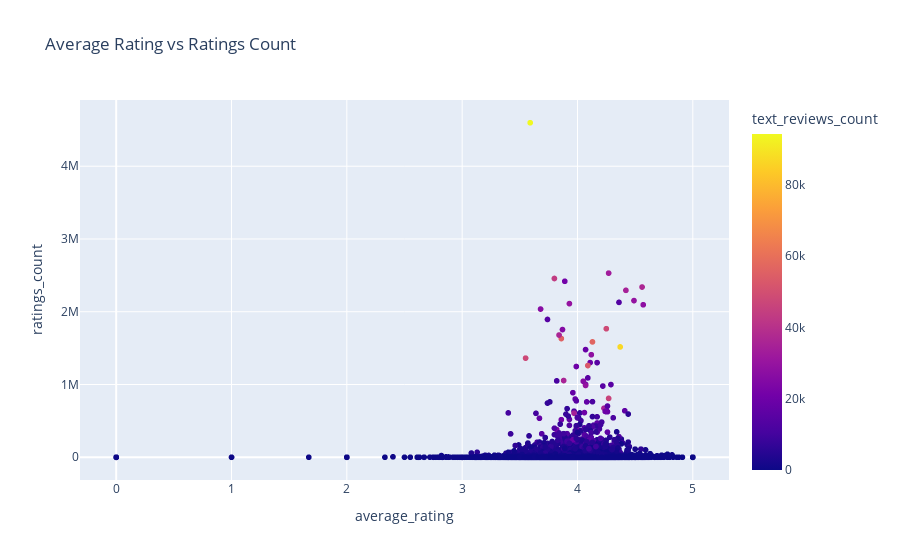

The cell this chart's notebook holds for it:
### Code cell
px.scatter(data_frame=books,x='average_rating',y='ratings_count',color='text_reviews_count',title='Average Rating vs Ratings Count')

### Figure 1 — Plotly figure (JSON) as saved in the notebook; plotly's stock layout.template omitted (floating-point values rounded to 4 significant figures; data arrays with more than 128 entries replaced by an {"elided": "..."} marker saying what was removed)
{"data": [{"hovertemplate": "average_rating=%{x}<br>ratings_count=%{y}<br>text_reviews_count=%{marker.color}<extra></extra>", "legendgroup": "", "marker": {"color": {"elided": "11127 int values"}, "coloraxis": "coloraxis", "symbol": "circle"}, "mode": "markers", "name": "", "showlegend": false, "type": "scattergl", "x": {"elided": "11127 float values"}, "xaxis": "x", "y": {"elided": "11127 int values"}, "yaxis": "y"}], "layout": {"coloraxis": {"colorbar": {"title": {"text": "text_reviews_count"}}, "colorscale": [[0, "#0d0887"], [0.1111, "#46039f"], [0.2222, "#7201a8"], [0.3333, "#9c179e"], [0.4444, "#bd3786"], [0.5556, "#d8576b"], [0.6667, "#ed7953"], [0.7778, "#fb9f3a"], [0.8889, "#fdca26"], [1, "#f0f921"]]}, "legend": {"tracegroupgap": 0}, "title": {"text": "Average Rating vs Ratings Count"}, "xaxis": {"anchor": "y", "domain": [0, 1], "title": {"text": "average_rating"}}, "yaxis": {"anchor": "x", "domain": [0, 1], "title": {"text": "ratings_count"}}}}
